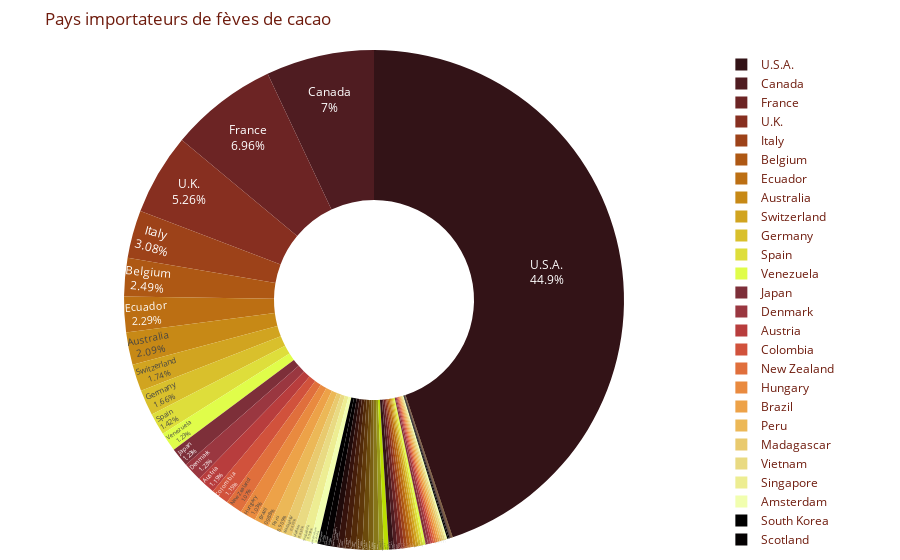

Write notebook code for a chart like this one.
### Code cell
databis = df.copy()
fig=px.pie(databis, names='company_location', title='Pays importateurs de fèves de cacao', hole=0.4,color_discrete_sequence=px.colors.sequential.solar)
fig.update_traces(textposition='inside', textinfo='percent+label')
fig.update_layout(margin=dict(l=40, r=20, t=50, b=10))
fig.update_layout(plot_bgcolor=background_color, font_color=text_color)
fig.show()

### Figure 1 — Plotly figure (JSON) as saved in the notebook; plotly's stock layout.template omitted (floating-point values rounded to 4 significant figures; data arrays with more than 128 entries replaced by an {"elided": "..."} marker saying what was removed)
{"data": [{"domain": {"x": [0, 1], "y": [0, 1]}, "hole": 0.4, "hovertemplate": "company_location=%{label}<extra></extra>", "labels": {"elided": "2530 str values"}, "legendgroup": "", "name": "", "showlegend": true, "textinfo": "percent+label", "textposition": "inside", "type": "pie"}], "layout": {"font": {"color": "#6f1c0e"}, "legend": {"tracegroupgap": 0}, "margin": {"b": 10, "l": 40, "r": 20, "t": 50}, "piecolorway": ["rgb(51, 19, 23)", "rgb(79, 28, 33)", "rgb(108, 36, 36)", "rgb(135, 47, 32)", "rgb(157, 66, 25)", "rgb(174, 88, 20)", "rgb(188, 111, 19)", "rgb(199, 137, 22)", "rgb(209, 164, 32)", "rgb(217, 192, 44)", "rgb(222, 222, 59)", "rgb(224, 253, 74)"], "plot_bgcolor": "#fff7ef", "title": {"text": "Pays importateurs de fèves de cacao"}}}
